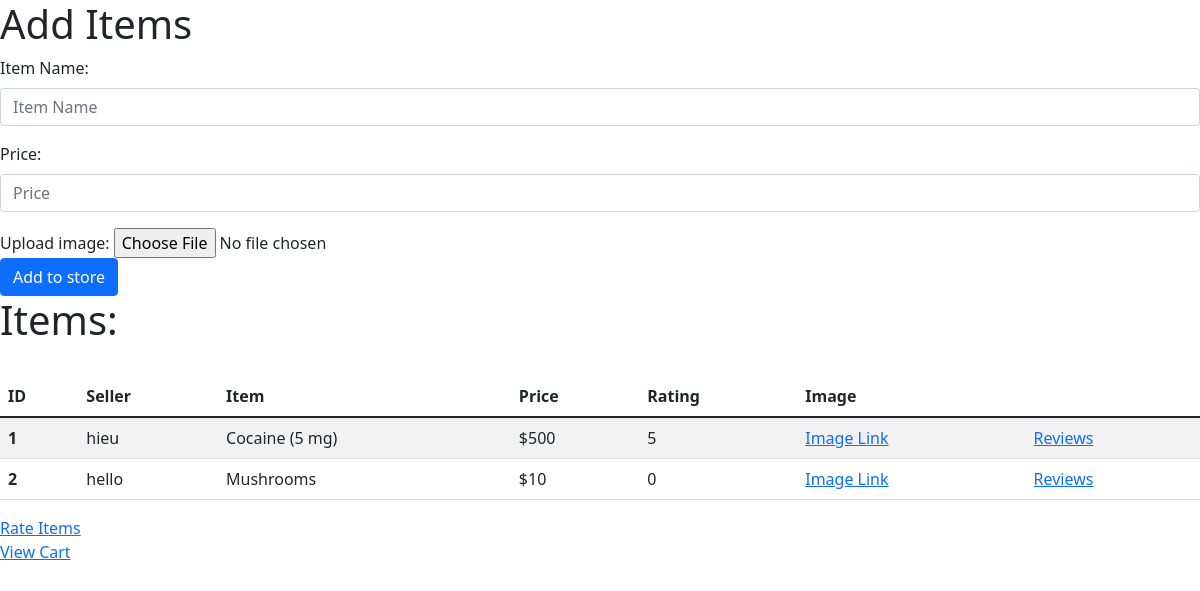
/items, run on an earlier commit of the app's database.
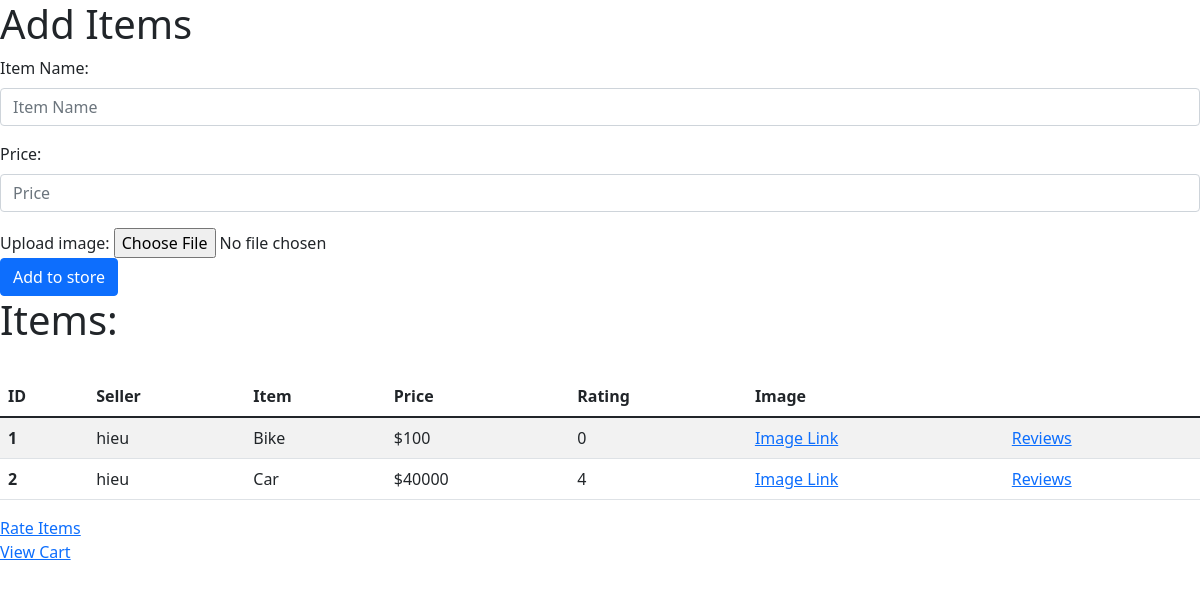
And on a later commit of the database.
### app/models.py (models this page shows, shortened)
class Item(db.Model):
    __searchable__ = ['itemname']
    id = db.Column(db.Integer, primary_key=True)
    itemname = db.Column(db.String(64))
    seller = db.Column(db.String(64), db.ForeignKey('user.username'))
    price = db.Column(db.Integer)
    rating = db.Column(db.Integer)
    numberofratings = db.Column(db.Integer)
    sumofratings = db.Column(db.Integer)
    img = db.Column(db.Text)
    name = db.Column(db.Text)
    mimetype = db.Column(db.Text)
    reviews = db.relationship('Review')

### app/routes.py (the view, shortened to what this page needs)
@myapp_obj.route('/items', methods=['GET', 'POST'])
def addItem():
    return render_template('itemspage.html', items=Item.query.all())

### app/models.py
class SearchForm(FlaskForm):
    searched = StringField("Searched", validators = [DataRequired()])
    submit = SubmitField("Submit")

### app/routes.py (called while the page is built)
@myapp_obj.context_processor
def base():
    form = SearchForm()
    return dict(form = form)

### app/templates/itemspage.html (shortened to what this page needs)
<!doctype html>
<html lang="en">
  <head>
    <link href="https://cdn.jsdelivr.net/npm/bootstrap@5.1.3/dist/css/bootstrap.min.css" rel="stylesheet">
  </head>
  <body>
<h1>Add Items</h1>
<form action="#" enctype="multipart/form-data" method="post">
    <div class="mb-3">
        <label class="form-label">Item Name:</label>
        <input type="text" class="form-control" placeholder="Item Name" name="item">
    </div>
    <div class="mb-3">
        <label class="form-label">Price:</label>
        <input type="number" class="form-control" placeholder="Price" name="price">
    </div>
    <div class="form-group">
    <label class"form-label">Upload image:</label>
    <input type="file" class="form-control-file" name="pic">
    </div>
    <input type="submit" class="btn btn-primary" name="add_to_store" value="Add to store">
</form>
<h1>Items:</h1>
  <br>
  <table class="table table-striped">
  <thead>
    <tr>
      <th scope="col">ID</th>
      <th scope="col">Seller</th>
      <th scope="col">Item</th>
      <th scope="col">Price</th>
      <th scope="col">Rating</th>
      <th scope="col">Image</th>
    </tr>
  </thead>
  <tbody>
	  {% for item in items %}
    <tr>
      <th scope="row">{{ item.id }}</th>
      <td>{{ item.seller }}</td>
      <td>{{ item.itemname}}</td>
      <td>${{ item.price }}</td>
      <td>{{ item.rating }}</td>
      <td><a href="{{url_for('viewImage', id=item.id)}}">Image Link</a>
      <td><a href="{{url_for('itemReviews', id=item.id)}}">Reviews</a>
    </tr>
    {% endfor %}
  </tbody>
</table>
<a href="{{url_for('rateItem')}}">Rate Items</a>
<br>
<a href="{{url_for('cart')}}">View Cart</a>
  </body>
</html>

What changed in the data, as far as the page shows it:
changed Item id 1: itemname "Cocaine (5 mg)" → "Bike"; price "500" → "100"; rating "5" → "0"
changed Item id 2: seller "hello" → "hieu"; itemname "Mushrooms" → "Car"; price "10" → "40000"; rating "0" → "4"
